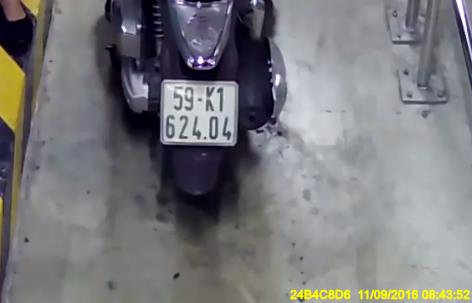
#> input picture ImageProcessing/0144_04987_b.jpg, 472 x 303 px
$ python -i preprocess.py   (imports and definitions only)
#> lines starting #> are read from the running program, lines starting #| are printed output that depends on the picture; after the words box and inside, x2 and y2 are one past the last pixel; in counts of white or black regions, pixels touching at a corner belong together
#> further down, picture is the input picture: shape (303, 472, 3); mean B, G, R 123.9, 120.6, 120.9
import cv2
import numpy as np
import math

# module level variables ##########################################################################
GAUSSIAN_SMOOTH_FILTER_SIZE = (5, 5)  # kích cỡ càng to thì càng mờ
ADAPTIVE_THRESH_BLOCK_SIZE = 19
ADAPTIVE_THRESH_WEIGHT = 9


###################################################################################################
def preprocess(imgOriginal):
    imgGrayscale = extractValue(imgOriginal)
    # imgGrayscale = cv2.cvtColor(imgOriginal,cv2.COLOR_BGR2GRAY) nên dùng hệ màu HSV
    # Trả về giá trị cường độ sáng ==> ảnh gray
    imgMaxContrastGrayscale = maximizeContrast(imgGrayscale)  # để làm nổi bật biển số hơn, dễ tách khỏi nền
    # cv2.imwrite("imgGrayscalePlusTopHatMinusBlackHat.jpg",imgMaxContrastGrayscale)
    height, width = imgGrayscale.shape

    imgBlurred = np.zeros((height, width, 1), np.uint8)
    imgBlurred = cv2.GaussianBlur(imgMaxContrastGrayscale, GAUSSIAN_SMOOTH_FILTER_SIZE, 0)
    # cv2.imwrite("gauss.jpg",imgBlurred)
    # Làm mịn ảnh bằng bộ lọc Gauss 5x5, sigma = 0

    imgThresh = cv2.adaptiveThreshold(imgBlurred, 255.0, cv2.ADAPTIVE_THRESH_GAUSSIAN_C, cv2.THRESH_BINARY_INV,
                                      ADAPTIVE_THRESH_BLOCK_SIZE, ADAPTIVE_THRESH_WEIGHT)

    # Tạo ảnh nhị phân
    return imgGrayscale, imgThresh


# Trả về ảnh xám và ảnh nhị phân
# end function

###################################################################################################
def extractValue(imgOriginal):
    height, width, numChannels = imgOriginal.shape
#> height = 303; width = 472; numChannels = 3
    imgHSV = np.zeros((height, width, 3), np.uint8)
    imgHSV = cv2.cvtColor(imgOriginal, cv2.COLOR_BGR2HSV)
#> imgHSV: shape (303, 472, 3); mean H, S, V 98.9, 37.1, 128.4

    imgHue, imgSaturation, imgValue = cv2.split(imgHSV)
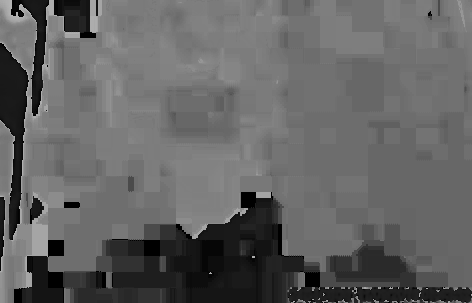
#> imgHue: shape (303, 472); min 0, max 179, mean 98.9
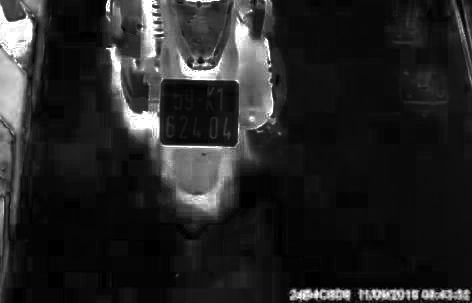
#> imgSaturation: shape (303, 472); min 0, max 255, mean 37.1

    # màu sắc, độ bão hòa, giá trị cường độ sáng
    # Không chọn màu RBG vì vd ảnh màu đỏ sẽ còn lẫn các màu khác nữa nên khó xđ ra "một màu"
    return imgValue


# end function

###################################################################################################
def maximizeContrast(imgGrayscale):
    # Làm cho độ tương phản lớn nhất
    height, width = imgGrayscale.shape
#> height = 303; width = 472

    imgTopHat = np.zeros((height, width, 1), np.uint8)
    imgBlackHat = np.zeros((height, width, 1), np.uint8)
    structuringElement = cv2.getStructuringElement(cv2.MORPH_RECT, (3, 3))  # tạo bộ lọc kernel

    imgTopHat = cv2.morphologyEx(imgGrayscale, cv2.MORPH_TOPHAT, structuringElement,
                                 iterations=10)  # nổi bật chi tiết sáng trong nền tối
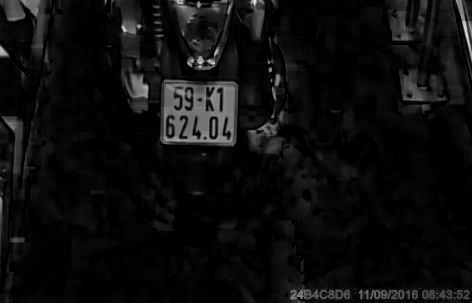
#> imgTopHat: shape (303, 472); min 0, max 234, mean 13.4
    # cv2.imwrite("tophat.jpg",imgTopHat)
    imgBlackHat = cv2.morphologyEx(imgGrayscale, cv2.MORPH_BLACKHAT, structuringElement,
                                   iterations=10)  # Nổi bật chi tiết tối trong nền sáng
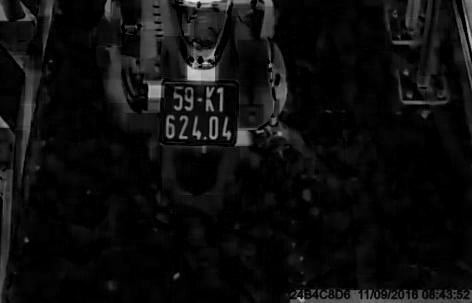
#> imgBlackHat: shape (303, 472); min 0, max 230, mean 13.6
    # cv2.imwrite("blackhat.jpg",imgBlackHat)
    imgGrayscalePlusTopHat = cv2.add(imgGrayscale, imgTopHat)
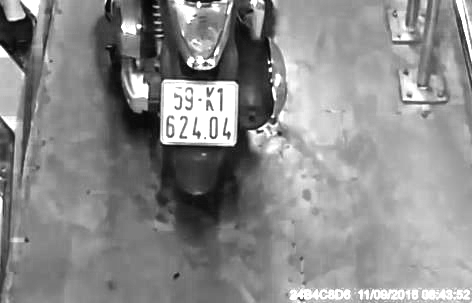
#> imgGrayscalePlusTopHat: shape (303, 472); min 5, max 255, mean 139.3
    imgGrayscalePlusTopHatMinusBlackHat = cv2.subtract(imgGrayscalePlusTopHat, imgBlackHat)

    # cv2.imshow("imgGrayscalePlusTopHatMinusBlackHat",imgGrayscalePlusTopHatMinusBlackHat)
    # Kết quả cuối là ảnh đã tăng độ tương phản
    return imgGrayscalePlusTopHatMinusBlackHat
# end function

>>> import cv2
>>> picture = cv2.imread('0144_04987_b.jpg')
>>> result = preprocess(picture)
#> in preprocess, `imgBlurred = cv2.GaussianBlur(imgMaxContrastGrayscale, GAUSSIAN_SMOOTH..`:
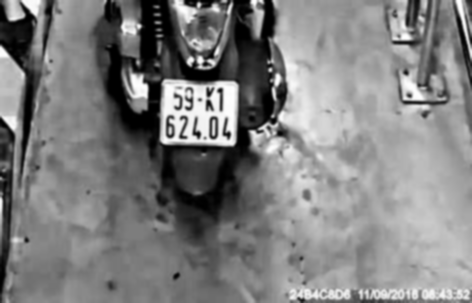
#> imgBlurred: shape (303, 472); min 0, max 255, mean 127.5
#> in preprocess, `imgThresh = cv2.adaptiveThreshold(imgBlurred, 255.0, cv2.ADAPTIVE_THRE..`:
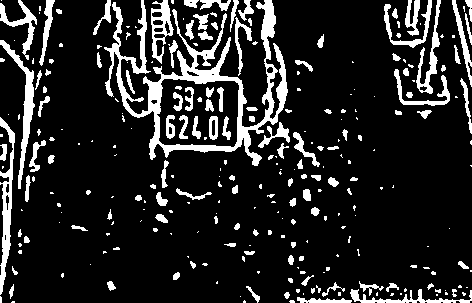
#> imgThresh: shape (303, 472); 14.6% white; 277 white regions (162 under 20 px), largest, box (x1, y1, x2, y2) and area: (104, 0, 288, 166) 6178, (0, 117, 15, 295) 1050, (0, 40, 35, 189) 979

$ run again, on ImageProcessing/0144_08012_b.jpg
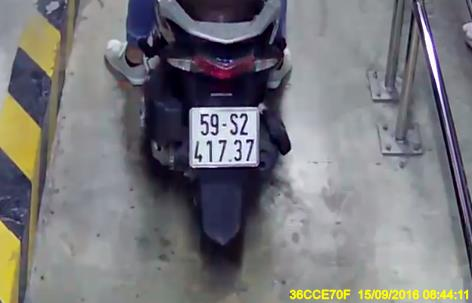
#> input picture ImageProcessing/0144_08012_b.jpg, 472 x 303 px
#> picture is the input picture: shape (303, 472, 3); mean B, G, R 122.4, 118.6, 119.1
#> imgHSV: shape (303, 472, 3); mean H, S, V 102.5, 46.1, 128.7
#> in extractValue, `imgHue, imgSaturation, imgValue = cv2.split(imgHSV)`:
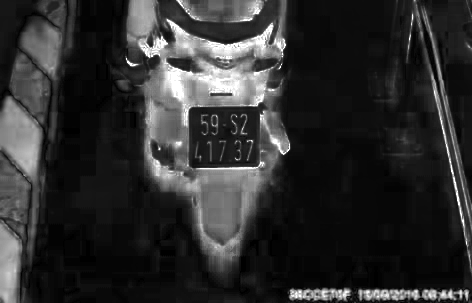
#> imgSaturation: shape (303, 472); min 0, max 255, mean 46.1
#> in preprocess, `imgThresh = cv2.adaptiveThreshold(imgBlurred, 255.0, cv2.ADAPTIVE_THRE..`:
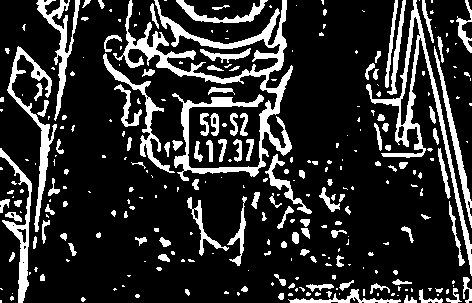
#> imgThresh: shape (303, 472); 18.1% white; 292 white regions (170 under 20 px), largest, box (x1, y1, x2, y2) and area: (113, 0, 293, 181) 6054, (366, 0, 472, 276) 2631, (7, 46, 57, 232) 1485

$ run again, on ImageProcessing/0145_00462_b.jpg
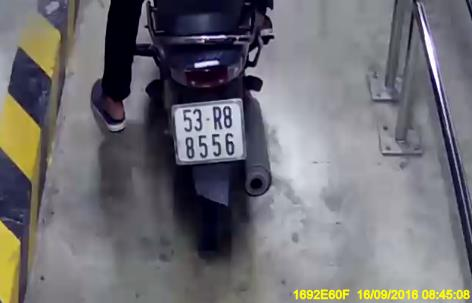
#> input picture ImageProcessing/0145_00462_b.jpg, 472 x 303 px
#> picture is the input picture: shape (303, 472, 3); mean B, G, R 115.5, 110.5, 111.5
#> imgHSV: shape (303, 472, 3); mean H, S, V 109.9, 52.3, 121.4
#> in extractValue, `imgHue, imgSaturation, imgValue = cv2.split(imgHSV)`:
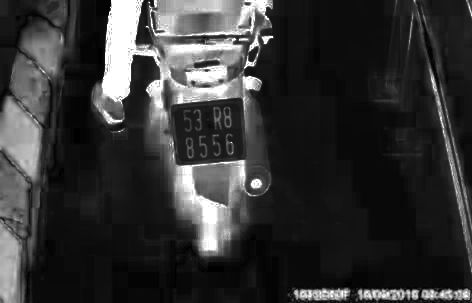
#> imgSaturation: shape (303, 472); min 0, max 255, mean 52.3
#> in preprocess, `imgThresh = cv2.adaptiveThreshold(imgBlurred, 255.0, cv2.ADAPTIVE_THRE..`:
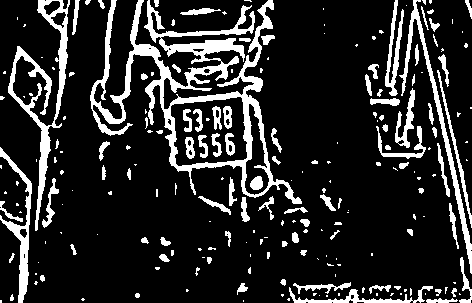
#> imgThresh: shape (303, 472); 16.2% white; 216 white regions (123 under 20 px), largest, box (x1, y1, x2, y2) and area: (90, 0, 302, 204) 8476, (8, 0, 70, 231) 2574, (399, 0, 472, 274) 1558

$ run again, on ImageProcessing/0145_00573_b.jpg
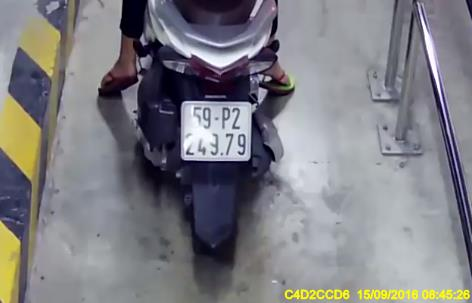
#> input picture ImageProcessing/0145_00573_b.jpg, 472 x 303 px
#> picture is the input picture: shape (303, 472, 3); mean B, G, R 131.4, 126.2, 126.5
#> imgHSV: shape (303, 472, 3); mean H, S, V 106.3, 44.7, 137.3
#> in preprocess, `imgThresh = cv2.adaptiveThreshold(imgBlurred, 255.0, cv2.ADAPTIVE_THRE..`:
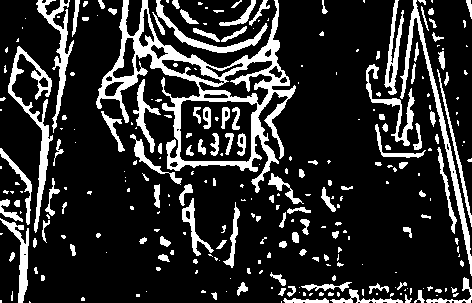
#> imgThresh: shape (303, 472); 18.1% white; 277 white regions (158 under 20 px), largest, box (x1, y1, x2, y2) and area: (96, 0, 296, 193) 7313, (400, 0, 472, 276) 1613, (8, 46, 53, 233) 1571
